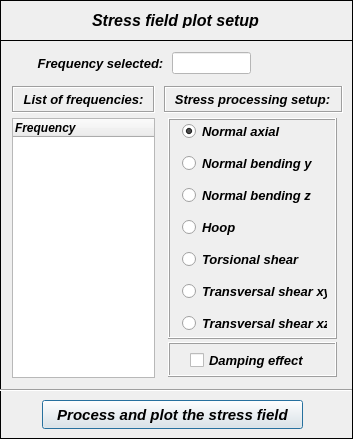
<?xml version="1.0" encoding="UTF-8"?>
<ui version="4.0">
 <class>Dialog</class>
 <widget class="QDialog" name="Dialog">
  <property name="windowModality">
   <enum>Qt::NonModal</enum>
  </property>
  <property name="geometry">
   <rect>
    <x>0</x>
    <y>0</y>
    <width>353</width>
    <height>439</height>
   </rect>
  </property>
  <property name="sizePolicy">
   <sizepolicy hsizetype="Fixed" vsizetype="Fixed">
    <horstretch>0</horstretch>
    <verstretch>0</verstretch>
   </sizepolicy>
  </property>
  <property name="minimumSize">
   <size>
    <width>353</width>
    <height>439</height>
   </size>
  </property>
  <property name="maximumSize">
   <size>
    <width>353</width>
    <height>800</height>
   </size>
  </property>
  <property name="contextMenuPolicy">
   <enum>Qt::DefaultContextMenu</enum>
  </property>
  <property name="windowTitle">
   <string>Plot of stress field</string>
  </property>
  <property name="windowIcon">
   <iconset>
    <normaloff>../../../../../../Downloads/load - Copia.png</normaloff>../../../../../../Downloads/load - Copia.png</iconset>
  </property>
  <property name="whatsThis">
   <string/>
  </property>
  <widget class="QWidget" name="widget" native="true">
   <property name="geometry">
    <rect>
     <x>0</x>
     <y>0</y>
     <width>357</width>
     <height>445</height>
    </rect>
   </property>
   <property name="font">
    <font>
     <kerning>true</kerning>
    </font>
   </property>
   <widget class="QFrame" name="frame">
    <property name="geometry">
     <rect>
      <x>0</x>
      <y>0</y>
      <width>353</width>
      <height>41</height>
     </rect>
    </property>
    <property name="frameShape">
     <enum>QFrame::Box</enum>
    </property>
    <property name="frameShadow">
     <enum>QFrame::Plain</enum>
    </property>
    <property name="lineWidth">
     <number>1</number>
    </property>
    <widget class="QLabel" name="label">
     <property name="geometry">
      <rect>
       <x>52</x>
       <y>12</y>
       <width>247</width>
       <height>16</height>
      </rect>
     </property>
     <property name="font">
      <font>
       <family>Arial</family>
       <pointsize>12</pointsize>
       <weight>75</weight>
       <italic>true</italic>
       <bold>true</bold>
      </font>
     </property>
     <property name="text">
      <string>Stress field plot setup</string>
     </property>
     <property name="textFormat">
      <enum>Qt::AutoText</enum>
     </property>
     <property name="alignment">
      <set>Qt::AlignCenter</set>
     </property>
    </widget>
   </widget>
   <widget class="QFrame" name="frame_2">
    <property name="geometry">
     <rect>
      <x>0</x>
      <y>40</y>
      <width>353</width>
      <height>399</height>
     </rect>
    </property>
    <property name="frameShape">
     <enum>QFrame::Box</enum>
    </property>
    <property name="frameShadow">
     <enum>QFrame::Plain</enum>
    </property>
    <widget class="QPushButton" name="pushButton_plot">
     <property name="geometry">
      <rect>
       <x>42</x>
       <y>360</y>
       <width>261</width>
       <height>29</height>
      </rect>
     </property>
     <property name="font">
      <font>
       <family>Arial</family>
       <pointsize>11</pointsize>
       <weight>75</weight>
       <italic>true</italic>
       <bold>true</bold>
      </font>
     </property>
     <property name="text">
      <string>Process and plot the stress field</string>
     </property>
    </widget>
    <widget class="QLabel" name="label_2">
     <property name="geometry">
      <rect>
       <x>34</x>
       <y>14</y>
       <width>133</width>
       <height>19</height>
      </rect>
     </property>
     <property name="font">
      <font>
       <family>Arial</family>
       <pointsize>10</pointsize>
       <weight>75</weight>
       <italic>true</italic>
       <bold>true</bold>
      </font>
     </property>
     <property name="text">
      <string>Frequency selected:</string>
     </property>
     <property name="alignment">
      <set>Qt::AlignCenter</set>
     </property>
    </widget>
    <widget class="QLineEdit" name="lineEdit_selected_frequency">
     <property name="enabled">
      <bool>false</bool>
     </property>
     <property name="geometry">
      <rect>
       <x>172</x>
       <y>12</y>
       <width>79</width>
       <height>22</height>
      </rect>
     </property>
     <property name="palette">
      <palette>
       <active>
        <colorrole role="WindowText">
         <brush brushstyle="SolidPattern">
          <color alpha="255">
           <red>0</red>
           <green>0</green>
           <blue>0</blue>
          </color>
         </brush>
        </colorrole>
        <colorrole role="Button">
         <brush brushstyle="SolidPattern">
          <color alpha="255">
           <red>255</red>
           <green>255</green>
           <blue>255</blue>
          </color>
         </brush>
        </colorrole>
        <colorrole role="Dark">
         <brush brushstyle="SolidPattern">
          <color alpha="255">
           <red>0</red>
           <green>0</green>
           <blue>0</blue>
          </color>
         </brush>
        </colorrole>
        <colorrole role="Text">
         <brush brushstyle="SolidPattern">
          <color alpha="255">
           <red>0</red>
           <green>0</green>
           <blue>0</blue>
          </color>
         </brush>
        </colorrole>
        <colorrole role="ButtonText">
         <brush brushstyle="SolidPattern">
          <color alpha="255">
           <red>0</red>
           <green>0</green>
           <blue>0</blue>
          </color>
         </brush>
        </colorrole>
        <colorrole role="Base">
         <brush brushstyle="SolidPattern">
          <color alpha="255">
           <red>255</red>
           <green>255</green>
           <blue>255</blue>
          </color>
         </brush>
        </colorrole>
        <colorrole role="Window">
         <brush brushstyle="SolidPattern">
          <color alpha="255">
           <red>255</red>
           <green>255</green>
           <blue>255</blue>
          </color>
         </brush>
        </colorrole>
       </active>
       <inactive>
        <colorrole role="WindowText">
         <brush brushstyle="SolidPattern">
          <color alpha="255">
           <red>0</red>
           <green>0</green>
           <blue>0</blue>
          </color>
         </brush>
        </colorrole>
        <colorrole role="Button">
         <brush brushstyle="SolidPattern">
          <color alpha="255">
           <red>255</red>
           <green>255</green>
           <blue>255</blue>
          </color>
         </brush>
        </colorrole>
        <colorrole role="Dark">
         <brush brushstyle="SolidPattern">
          <color alpha="255">
           <red>0</red>
           <green>0</green>
           <blue>0</blue>
          </color>
         </brush>
        </colorrole>
        <colorrole role="Text">
         <brush brushstyle="SolidPattern">
          <color alpha="255">
           <red>0</red>
           <green>0</green>
           <blue>0</blue>
          </color>
         </brush>
        </colorrole>
        <colorrole role="ButtonText">
         <brush brushstyle="SolidPattern">
          <color alpha="255">
           <red>0</red>
           <green>0</green>
           <blue>0</blue>
          </color>
         </brush>
        </colorrole>
        <colorrole role="Base">
         <brush brushstyle="SolidPattern">
          <color alpha="255">
           <red>255</red>
           <green>255</green>
           <blue>255</blue>
          </color>
         </brush>
        </colorrole>
        <colorrole role="Window">
         <brush brushstyle="SolidPattern">
          <color alpha="255">
           <red>255</red>
           <green>255</green>
           <blue>255</blue>
          </color>
         </brush>
        </colorrole>
       </inactive>
       <disabled>
        <colorrole role="WindowText">
         <brush brushstyle="SolidPattern">
          <color alpha="255">
           <red>0</red>
           <green>0</green>
           <blue>0</blue>
          </color>
         </brush>
        </colorrole>
        <colorrole role="Button">
         <brush brushstyle="SolidPattern">
          <color alpha="255">
           <red>255</red>
           <green>255</green>
           <blue>255</blue>
          </color>
         </brush>
        </colorrole>
        <colorrole role="Dark">
         <brush brushstyle="SolidPattern">
          <color alpha="255">
           <red>0</red>
           <green>0</green>
           <blue>0</blue>
          </color>
         </brush>
        </colorrole>
        <colorrole role="Text">
         <brush brushstyle="SolidPattern">
          <color alpha="255">
           <red>0</red>
           <green>0</green>
           <blue>0</blue>
          </color>
         </brush>
        </colorrole>
        <colorrole role="ButtonText">
         <brush brushstyle="SolidPattern">
          <color alpha="255">
           <red>0</red>
           <green>0</green>
           <blue>0</blue>
          </color>
         </brush>
        </colorrole>
        <colorrole role="Base">
         <brush brushstyle="SolidPattern">
          <color alpha="255">
           <red>255</red>
           <green>255</green>
           <blue>255</blue>
          </color>
         </brush>
        </colorrole>
        <colorrole role="Window">
         <brush brushstyle="SolidPattern">
          <color alpha="255">
           <red>255</red>
           <green>255</green>
           <blue>255</blue>
          </color>
         </brush>
        </colorrole>
       </disabled>
      </palette>
     </property>
     <property name="font">
      <font>
       <family>Arial</family>
       <pointsize>10</pointsize>
       <weight>75</weight>
       <italic>true</italic>
       <bold>true</bold>
      </font>
     </property>
     <property name="styleSheet">
      <string notr="true">background-color: rgb(255, 255, 255);</string>
     </property>
     <property name="alignment">
      <set>Qt::AlignCenter</set>
     </property>
    </widget>
    <widget class="QFrame" name="frame_5">
     <property name="geometry">
      <rect>
       <x>12</x>
       <y>46</y>
       <width>143</width>
       <height>27</height>
      </rect>
     </property>
     <property name="frameShape">
      <enum>QFrame::Box</enum>
     </property>
     <property name="frameShadow">
      <enum>QFrame::Sunken</enum>
     </property>
     <property name="lineWidth">
      <number>1</number>
     </property>
     <widget class="QLabel" name="label_5">
      <property name="geometry">
       <rect>
        <x>6</x>
        <y>4</y>
        <width>131</width>
        <height>19</height>
       </rect>
      </property>
      <property name="font">
       <font>
        <family>Arial</family>
        <pointsize>10</pointsize>
        <weight>75</weight>
        <italic>true</italic>
        <bold>true</bold>
       </font>
      </property>
      <property name="text">
       <string>List of frequencies:</string>
      </property>
      <property name="textFormat">
       <enum>Qt::AutoText</enum>
      </property>
      <property name="alignment">
       <set>Qt::AlignCenter</set>
      </property>
     </widget>
    </widget>
    <widget class="QTreeWidget" name="treeWidget_list_frequencies">
     <property name="geometry">
      <rect>
       <x>12</x>
       <y>78</y>
       <width>143</width>
       <height>260</height>
      </rect>
     </property>
     <property name="minimumSize">
      <size>
       <width>143</width>
       <height>260</height>
      </size>
     </property>
     <property name="maximumSize">
      <size>
       <width>143</width>
       <height>260</height>
      </size>
     </property>
     <property name="font">
      <font>
       <family>Arial</family>
       <pointsize>9</pointsize>
       <weight>75</weight>
       <italic>true</italic>
       <bold>true</bold>
      </font>
     </property>
     <column>
      <property name="text">
       <string notr="true">Frequency</string>
      </property>
     </column>
    </widget>
    <widget class="QFrame" name="frame_7">
     <property name="geometry">
      <rect>
       <x>168</x>
       <y>78</y>
       <width>169</width>
       <height>221</height>
      </rect>
     </property>
     <property name="frameShape">
      <enum>QFrame::Box</enum>
     </property>
     <property name="frameShadow">
      <enum>QFrame::Raised</enum>
     </property>
     <widget class="QWidget" name="verticalLayoutWidget">
      <property name="geometry">
       <rect>
        <x>14</x>
        <y>4</y>
        <width>153</width>
        <height>212</height>
       </rect>
      </property>
      <layout class="QVBoxLayout" name="verticalLayout">
       <property name="spacing">
        <number>14</number>
       </property>
       <item>
        <widget class="QRadioButton" name="radioButton_normal_axial">
         <property name="minimumSize">
          <size>
           <width>145</width>
           <height>18</height>
          </size>
         </property>
         <property name="maximumSize">
          <size>
           <width>145</width>
           <height>18</height>
          </size>
         </property>
         <property name="font">
          <font>
           <family>Arial</family>
           <pointsize>10</pointsize>
           <weight>75</weight>
           <italic>true</italic>
           <bold>true</bold>
          </font>
         </property>
         <property name="text">
          <string>Normal axial</string>
         </property>
         <property name="checked">
          <bool>true</bool>
         </property>
        </widget>
       </item>
       <item>
        <widget class="QRadioButton" name="radioButton_normal_bending_y">
         <property name="minimumSize">
          <size>
           <width>145</width>
           <height>18</height>
          </size>
         </property>
         <property name="maximumSize">
          <size>
           <width>145</width>
           <height>18</height>
          </size>
         </property>
         <property name="font">
          <font>
           <family>Arial</family>
           <pointsize>10</pointsize>
           <weight>75</weight>
           <italic>true</italic>
           <bold>true</bold>
          </font>
         </property>
         <property name="text">
          <string>Normal bending y</string>
         </property>
        </widget>
       </item>
       <item>
        <widget class="QRadioButton" name="radioButton_normal_bending_z">
         <property name="minimumSize">
          <size>
           <width>145</width>
           <height>18</height>
          </size>
         </property>
         <property name="maximumSize">
          <size>
           <width>145</width>
           <height>18</height>
          </size>
         </property>
         <property name="font">
          <font>
           <family>Arial</family>
           <pointsize>10</pointsize>
           <weight>75</weight>
           <italic>true</italic>
           <bold>true</bold>
          </font>
         </property>
         <property name="text">
          <string>Normal bending z</string>
         </property>
        </widget>
       </item>
       <item>
        <widget class="QRadioButton" name="radioButton_hoop">
         <property name="minimumSize">
          <size>
           <width>145</width>
           <height>18</height>
          </size>
         </property>
         <property name="maximumSize">
          <size>
           <width>145</width>
           <height>18</height>
          </size>
         </property>
         <property name="font">
          <font>
           <family>Arial</family>
           <pointsize>10</pointsize>
           <weight>75</weight>
           <italic>true</italic>
           <bold>true</bold>
          </font>
         </property>
         <property name="text">
          <string>Hoop</string>
         </property>
        </widget>
       </item>
       <item>
        <widget class="QRadioButton" name="radioButton_torsional_shear">
         <property name="minimumSize">
          <size>
           <width>145</width>
           <height>18</height>
          </size>
         </property>
         <property name="maximumSize">
          <size>
           <width>145</width>
           <height>18</height>
          </size>
         </property>
         <property name="font">
          <font>
           <family>Arial</family>
           <pointsize>10</pointsize>
           <weight>75</weight>
           <italic>true</italic>
           <bold>true</bold>
          </font>
         </property>
         <property name="text">
          <string>Torsional shear</string>
         </property>
        </widget>
       </item>
       <item>
        <widget class="QRadioButton" name="radioButton_transv_shear_xy">
         <property name="minimumSize">
          <size>
           <width>145</width>
           <height>18</height>
          </size>
         </property>
         <property name="maximumSize">
          <size>
           <width>145</width>
           <height>18</height>
          </size>
         </property>
         <property name="font">
          <font>
           <family>Arial</family>
           <pointsize>10</pointsize>
           <weight>75</weight>
           <italic>true</italic>
           <bold>true</bold>
          </font>
         </property>
         <property name="text">
          <string>Transversal shear xy</string>
         </property>
        </widget>
       </item>
       <item>
        <widget class="QRadioButton" name="radioButton_transv_shear_xz">
         <property name="minimumSize">
          <size>
           <width>145</width>
           <height>18</height>
          </size>
         </property>
         <property name="maximumSize">
          <size>
           <width>145</width>
           <height>18</height>
          </size>
         </property>
         <property name="font">
          <font>
           <family>Arial</family>
           <pointsize>10</pointsize>
           <weight>75</weight>
           <italic>true</italic>
           <bold>true</bold>
          </font>
         </property>
         <property name="text">
          <string>Transversal shear xz</string>
         </property>
        </widget>
       </item>
      </layout>
     </widget>
    </widget>
    <widget class="QFrame" name="frame_6">
     <property name="geometry">
      <rect>
       <x>168</x>
       <y>302</y>
       <width>169</width>
       <height>35</height>
      </rect>
     </property>
     <property name="frameShape">
      <enum>QFrame::Box</enum>
     </property>
     <property name="frameShadow">
      <enum>QFrame::Raised</enum>
     </property>
     <widget class="QCheckBox" name="checkBox_damping_effect">
      <property name="geometry">
       <rect>
        <x>22</x>
        <y>8</y>
        <width>123</width>
        <height>20</height>
       </rect>
      </property>
      <property name="font">
       <font>
        <family>Arial</family>
        <pointsize>10</pointsize>
        <weight>75</weight>
        <italic>true</italic>
        <bold>true</bold>
       </font>
      </property>
      <property name="text">
       <string>Damping effect</string>
      </property>
      <property name="checked">
       <bool>false</bool>
      </property>
     </widget>
    </widget>
    <widget class="QFrame" name="frame_3">
     <property name="geometry">
      <rect>
       <x>164</x>
       <y>46</y>
       <width>179</width>
       <height>27</height>
      </rect>
     </property>
     <property name="frameShape">
      <enum>QFrame::Box</enum>
     </property>
     <property name="frameShadow">
      <enum>QFrame::Sunken</enum>
     </property>
     <property name="lineWidth">
      <number>1</number>
     </property>
     <widget class="QLabel" name="label_4">
      <property name="geometry">
       <rect>
        <x>2</x>
        <y>4</y>
        <width>173</width>
        <height>19</height>
       </rect>
      </property>
      <property name="font">
       <font>
        <family>Arial</family>
        <pointsize>10</pointsize>
        <weight>75</weight>
        <italic>true</italic>
        <bold>true</bold>
       </font>
      </property>
      <property name="text">
       <string>Stress processing setup:</string>
      </property>
      <property name="textFormat">
       <enum>Qt::AutoText</enum>
      </property>
      <property name="alignment">
       <set>Qt::AlignCenter</set>
      </property>
     </widget>
    </widget>
    <widget class="Line" name="line">
     <property name="geometry">
      <rect>
       <x>-1</x>
       <y>342</y>
       <width>353</width>
       <height>17</height>
      </rect>
     </property>
     <property name="orientation">
      <enum>Qt::Horizontal</enum>
     </property>
    </widget>
   </widget>
  </widget>
 </widget>
 <resources/>
 <connections/>
</ui>
